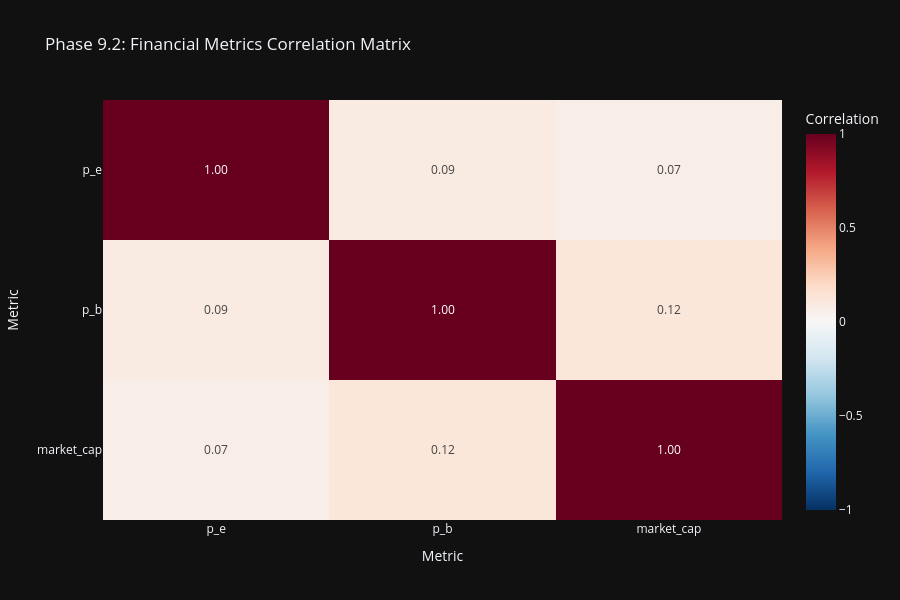

Notebook code for this chart:
### Code cell
# Phase 9.2: Interactive correlation heatmap
print("\n📈 Creating enhanced correlation analysis...")
if 'correlations' in eda_stats and eda_stats['correlations']:
    corr_df = pd.DataFrame(eda_stats['correlations'])

    # Select key financial metrics for focused correlation analysis
    key_metrics = ['p_e', 'p_b', 'ev_ebitda', 'market_cap', 'roe', 'roa',
                   'debt_to_equity', 'current_ratio', 'net_margin', 'ebitda_margin']
    available_metrics = [m for m in key_metrics if m in corr_df.columns]

    if len(available_metrics) >= 3:
        corr_subset = corr_df.loc[available_metrics, available_metrics]

        fig_corr = px.imshow(
                corr_subset,
                labels=dict(x="Metric", y="Metric", color="Correlation"),
                title='Phase 9.2: Financial Metrics Correlation Matrix',
                color_continuous_scale='RdBu_r',
                zmin=-1, zmax=1,
                aspect='auto',
                height=600,
                text_auto='.2f'
                )
        fig_corr.show()
        fig_corr.write_html(eda_output_dir / "phase92_correlation_matrix.html")
        print(f"  ✓ Saved: {eda_output_dir / 'phase92_correlation_matrix.html'}")

### Figure 1 — Plotly figure (JSON) as saved in the notebook; plotly's stock layout.template omitted (floating-point values rounded to 4 significant figures)
{"data": [{"coloraxis": "coloraxis", "name": "0", "texttemplate": "%{z:.2f}", "x": ["p_e", "p_b", "market_cap"], "y": ["p_e", "p_b", "market_cap"], "z": [[1.0, 0.08633, 0.06628], [0.08633, 1.0, 0.1202], [0.06628, 0.1202, 1.0]], "type": "heatmap", "xaxis": "x", "yaxis": "y", "hovertemplate": "Metric: %{x}<br>Metric: %{y}<br>Correlation: %{z}<extra></extra>"}], "layout": {"xaxis": {"anchor": "y", "domain": [0.0, 1.0], "title": {"text": "Metric"}}, "yaxis": {"anchor": "x", "domain": [0.0, 1.0], "autorange": "reversed", "title": {"text": "Metric"}}, "coloraxis": {"colorbar": {"title": {"text": "Correlation"}}, "colorscale": [[0.0, "rgb(5,48,97)"], [0.1, "rgb(33,102,172)"], [0.2, "rgb(67,147,195)"], [0.3, "rgb(146,197,222)"], [0.4, "rgb(209,229,240)"], [0.5, "rgb(247,247,247)"], [0.6, "rgb(253,219,199)"], [0.7, "rgb(244,165,130)"], [0.8, "rgb(214,96,77)"], [0.9, "rgb(178,24,43)"], [1.0, "rgb(103,0,31)"]], "cmin": -1, "cmax": 1}, "title": {"text": "Phase 9.2: Financial Metrics Correlation Matrix"}, "height": 600}}
